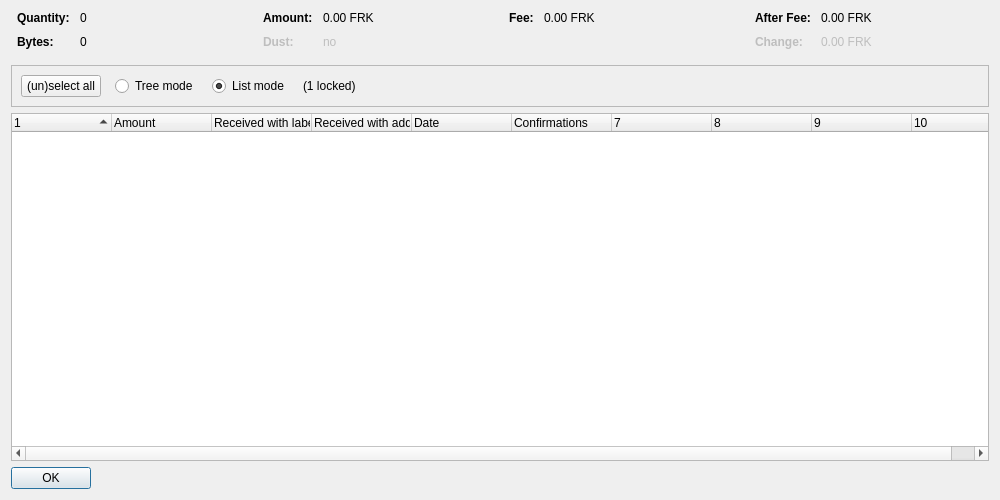
<?xml version="1.0" encoding="UTF-8"?>
<ui version="4.0">
 <class>CoinControlDialog</class>
 <widget class="QDialog" name="CoinControlDialog">
  <property name="geometry">
   <rect>
    <x>0</x>
    <y>0</y>
    <width>1000</width>
    <height>500</height>
   </rect>
  </property>
  <property name="windowTitle">
   <string>Coin Selection</string>
  </property>
  <layout class="QVBoxLayout" name="verticalLayout">
   <item>
    <layout class="QHBoxLayout" name="horizontalLayoutTop" stretch="0,0,0,0">
     <property name="topMargin">
      <number>0</number>
     </property>
     <property name="bottomMargin">
      <number>10</number>
     </property>
     <item>
      <layout class="QFormLayout" name="formLayoutCoinControl1">
       <property name="horizontalSpacing">
        <number>10</number>
       </property>
       <property name="verticalSpacing">
        <number>10</number>
       </property>
       <property name="leftMargin">
        <number>6</number>
       </property>
       <property name="rightMargin">
        <number>6</number>
       </property>
       <item row="0" column="0">
        <widget class="QLabel" name="labelCoinControlQuantityText">
         <property name="font">
          <font>
           <weight>75</weight>
           <bold>true</bold>
          </font>
         </property>
         <property name="text">
          <string>Quantity:</string>
         </property>
        </widget>
       </item>
       <item row="0" column="1">
        <widget class="QLabel" name="labelCoinControlQuantity">
         <property name="cursor">
          <cursorShape>IBeamCursor</cursorShape>
         </property>
         <property name="contextMenuPolicy">
          <enum>Qt::ActionsContextMenu</enum>
         </property>
         <property name="text">
          <string notr="true">0</string>
         </property>
         <property name="textInteractionFlags">
          <set>Qt::LinksAccessibleByMouse|Qt::TextSelectableByKeyboard|Qt::TextSelectableByMouse</set>
         </property>
        </widget>
       </item>
       <item row="1" column="0">
        <widget class="QLabel" name="labelCoinControlBytesText">
         <property name="font">
          <font>
           <weight>75</weight>
           <bold>true</bold>
          </font>
         </property>
         <property name="text">
          <string>Bytes:</string>
         </property>
        </widget>
       </item>
       <item row="1" column="1">
        <widget class="QLabel" name="labelCoinControlBytes">
         <property name="cursor">
          <cursorShape>IBeamCursor</cursorShape>
         </property>
         <property name="contextMenuPolicy">
          <enum>Qt::ActionsContextMenu</enum>
         </property>
         <property name="text">
          <string notr="true">0</string>
         </property>
         <property name="textInteractionFlags">
          <set>Qt::LinksAccessibleByMouse|Qt::TextSelectableByKeyboard|Qt::TextSelectableByMouse</set>
         </property>
        </widget>
       </item>
      </layout>
     </item>
     <item>
      <layout class="QFormLayout" name="formLayoutCoinControl2">
       <property name="horizontalSpacing">
        <number>10</number>
       </property>
       <property name="verticalSpacing">
        <number>10</number>
       </property>
       <property name="leftMargin">
        <number>6</number>
       </property>
       <property name="rightMargin">
        <number>6</number>
       </property>
       <item row="0" column="0">
        <widget class="QLabel" name="labelCoinControlAmountText">
         <property name="font">
          <font>
           <weight>75</weight>
           <bold>true</bold>
          </font>
         </property>
         <property name="text">
          <string>Amount:</string>
         </property>
        </widget>
       </item>
       <item row="0" column="1">
        <widget class="QLabel" name="labelCoinControlAmount">
         <property name="cursor">
          <cursorShape>IBeamCursor</cursorShape>
         </property>
         <property name="contextMenuPolicy">
          <enum>Qt::ActionsContextMenu</enum>
         </property>
         <property name="text">
          <string notr="true">0.00 FRK</string>
         </property>
         <property name="textInteractionFlags">
          <set>Qt::LinksAccessibleByMouse|Qt::TextSelectableByKeyboard|Qt::TextSelectableByMouse</set>
         </property>
        </widget>
       </item>
       <item row="1" column="0">
        <widget class="QLabel" name="labelCoinControlLowOutputText">
         <property name="enabled">
          <bool>false</bool>
         </property>
         <property name="font">
          <font>
           <weight>75</weight>
           <bold>true</bold>
          </font>
         </property>
         <property name="text">
          <string>Dust:</string>
         </property>
        </widget>
       </item>
       <item row="1" column="1">
        <widget class="QLabel" name="labelCoinControlLowOutput">
         <property name="enabled">
          <bool>false</bool>
         </property>
         <property name="cursor">
          <cursorShape>IBeamCursor</cursorShape>
         </property>
         <property name="contextMenuPolicy">
          <enum>Qt::ActionsContextMenu</enum>
         </property>
         <property name="text">
          <string notr="true">no</string>
         </property>
         <property name="textInteractionFlags">
          <set>Qt::LinksAccessibleByMouse|Qt::TextSelectableByKeyboard|Qt::TextSelectableByMouse</set>
         </property>
        </widget>
       </item>
      </layout>
     </item>
     <item>
      <layout class="QFormLayout" name="formLayoutCoinControl3">
       <property name="horizontalSpacing">
        <number>10</number>
       </property>
       <property name="verticalSpacing">
        <number>10</number>
       </property>
       <property name="leftMargin">
        <number>6</number>
       </property>
       <property name="rightMargin">
        <number>6</number>
       </property>
       <item row="0" column="0">
        <widget class="QLabel" name="labelCoinControlFeeText">
         <property name="font">
          <font>
           <weight>75</weight>
           <bold>true</bold>
          </font>
         </property>
         <property name="text">
          <string>Fee:</string>
         </property>
        </widget>
       </item>
       <item row="0" column="1">
        <widget class="QLabel" name="labelCoinControlFee">
         <property name="cursor">
          <cursorShape>IBeamCursor</cursorShape>
         </property>
         <property name="contextMenuPolicy">
          <enum>Qt::ActionsContextMenu</enum>
         </property>
         <property name="text">
          <string notr="true">0.00 FRK</string>
         </property>
         <property name="textInteractionFlags">
          <set>Qt::LinksAccessibleByMouse|Qt::TextSelectableByKeyboard|Qt::TextSelectableByMouse</set>
         </property>
        </widget>
       </item>
      </layout>
     </item>
     <item>
      <layout class="QFormLayout" name="formLayoutCoinControl4">
       <property name="horizontalSpacing">
        <number>10</number>
       </property>
       <property name="verticalSpacing">
        <number>10</number>
       </property>
       <property name="leftMargin">
        <number>6</number>
       </property>
       <property name="rightMargin">
        <number>6</number>
       </property>
       <item row="0" column="0">
        <widget class="QLabel" name="labelCoinControlAfterFeeText">
         <property name="font">
          <font>
           <weight>75</weight>
           <bold>true</bold>
          </font>
         </property>
         <property name="text">
          <string>After Fee:</string>
         </property>
        </widget>
       </item>
       <item row="0" column="1">
        <widget class="QLabel" name="labelCoinControlAfterFee">
         <property name="cursor">
          <cursorShape>IBeamCursor</cursorShape>
         </property>
         <property name="contextMenuPolicy">
          <enum>Qt::ActionsContextMenu</enum>
         </property>
         <property name="text">
          <string notr="true">0.00 FRK</string>
         </property>
         <property name="textInteractionFlags">
          <set>Qt::LinksAccessibleByMouse|Qt::TextSelectableByKeyboard|Qt::TextSelectableByMouse</set>
         </property>
        </widget>
       </item>
       <item row="1" column="0">
        <widget class="QLabel" name="labelCoinControlChangeText">
         <property name="enabled">
          <bool>false</bool>
         </property>
         <property name="font">
          <font>
           <weight>75</weight>
           <bold>true</bold>
          </font>
         </property>
         <property name="text">
          <string>Change:</string>
         </property>
        </widget>
       </item>
       <item row="1" column="1">
        <widget class="QLabel" name="labelCoinControlChange">
         <property name="enabled">
          <bool>false</bool>
         </property>
         <property name="cursor">
          <cursorShape>IBeamCursor</cursorShape>
         </property>
         <property name="contextMenuPolicy">
          <enum>Qt::ActionsContextMenu</enum>
         </property>
         <property name="text">
          <string notr="true">0.00 FRK</string>
         </property>
         <property name="textInteractionFlags">
          <set>Qt::LinksAccessibleByMouse|Qt::TextSelectableByKeyboard|Qt::TextSelectableByMouse</set>
         </property>
        </widget>
       </item>
      </layout>
     </item>
    </layout>
   </item>
   <item>
    <widget class="QFrame" name="frame">
     <property name="minimumSize">
      <size>
       <width>0</width>
       <height>40</height>
      </size>
     </property>
     <property name="frameShape">
      <enum>QFrame::StyledPanel</enum>
     </property>
     <property name="frameShadow">
      <enum>QFrame::Sunken</enum>
     </property>
     <layout class="QHBoxLayout" name="horizontalLayout">
      <item>
       <layout class="QHBoxLayout" name="horizontalLayoutPanel" stretch="0,0,0,0,0">
        <property name="spacing">
         <number>14</number>
        </property>
        <item>
         <widget class="QPushButton" name="pushButtonSelectAll">
          <property name="sizePolicy">
           <sizepolicy hsizetype="Maximum" vsizetype="Fixed">
            <horstretch>0</horstretch>
            <verstretch>0</verstretch>
           </sizepolicy>
          </property>
          <property name="text">
           <string>(un)select all</string>
          </property>
          <property name="autoDefault">
           <bool>false</bool>
          </property>
         </widget>
        </item>
        <item>
         <widget class="QRadioButton" name="radioTreeMode">
          <property name="sizePolicy">
           <sizepolicy hsizetype="Maximum" vsizetype="Fixed">
            <horstretch>0</horstretch>
            <verstretch>0</verstretch>
           </sizepolicy>
          </property>
          <property name="text">
           <string>Tree mode</string>
          </property>
         </widget>
        </item>
        <item>
         <widget class="QRadioButton" name="radioListMode">
          <property name="sizePolicy">
           <sizepolicy hsizetype="Maximum" vsizetype="Fixed">
            <horstretch>0</horstretch>
            <verstretch>0</verstretch>
           </sizepolicy>
          </property>
          <property name="text">
           <string>List mode</string>
          </property>
          <property name="checked">
           <bool>true</bool>
          </property>
         </widget>
        </item>
        <item>
         <widget class="QLabel" name="labelLocked">
          <property name="text">
           <string notr="true">(1 locked)</string>
          </property>
         </widget>
        </item>
        <item>
         <spacer name="horizontalSpacer">
          <property name="orientation">
           <enum>Qt::Horizontal</enum>
          </property>
          <property name="sizeHint" stdset="0">
           <size>
            <width>40</width>
            <height>20</height>
           </size>
          </property>
         </spacer>
        </item>
       </layout>
      </item>
     </layout>
    </widget>
   </item>
   <item>
    <widget class="CoinControlTreeWidget" name="treeWidget">
     <property name="contextMenuPolicy">
      <enum>Qt::CustomContextMenu</enum>
     </property>
     <property name="sortingEnabled">
      <bool>false</bool>
     </property>
     <property name="columnCount">
      <number>10</number>
     </property>
     <attribute name="headerShowSortIndicator" stdset="0">
      <bool>true</bool>
     </attribute>
     <attribute name="headerStretchLastSection">
      <bool>false</bool>
     </attribute>
     <column>
      <property name="text">
       <string/>
      </property>
     </column>
     <column>
      <property name="text">
       <string>Amount</string>
      </property>
     </column>
     <column>
      <property name="text">
       <string>Received with label</string>
      </property>
     </column>
     <column>
      <property name="text">
       <string>Received with address</string>
      </property>
     </column>
     <column>
      <property name="text">
       <string>Date</string>
      </property>
     </column>
     <column>
      <property name="text">
       <string>Confirmations</string>
      </property>
      <property name="toolTip">
       <string>Confirmed</string>
      </property>
     </column>
     <column>
      <property name="text">
       <string/>
      </property>
     </column>
     <column>
      <property name="text">
       <string/>
      </property>
     </column>
     <column>
      <property name="text">
       <string/>
      </property>
     </column>
     <column>
      <property name="text">
       <string/>
      </property>
     </column>
    </widget>
   </item>
   <item>
    <widget class="QDialogButtonBox" name="buttonBox">
     <property name="sizePolicy">
      <sizepolicy hsizetype="Maximum" vsizetype="Fixed">
       <horstretch>0</horstretch>
       <verstretch>0</verstretch>
      </sizepolicy>
     </property>
     <property name="orientation">
      <enum>Qt::Horizontal</enum>
     </property>
     <property name="standardButtons">
      <set>QDialogButtonBox::Ok</set>
     </property>
    </widget>
   </item>
  </layout>
 </widget>
 <customwidgets>
  <customwidget>
   <class>CoinControlTreeWidget</class>
   <extends>QTreeWidget</extends>
   <header>coincontroltreewidget.h</header>
  </customwidget>
 </customwidgets>
 <resources/>
 <connections/>
</ui>
